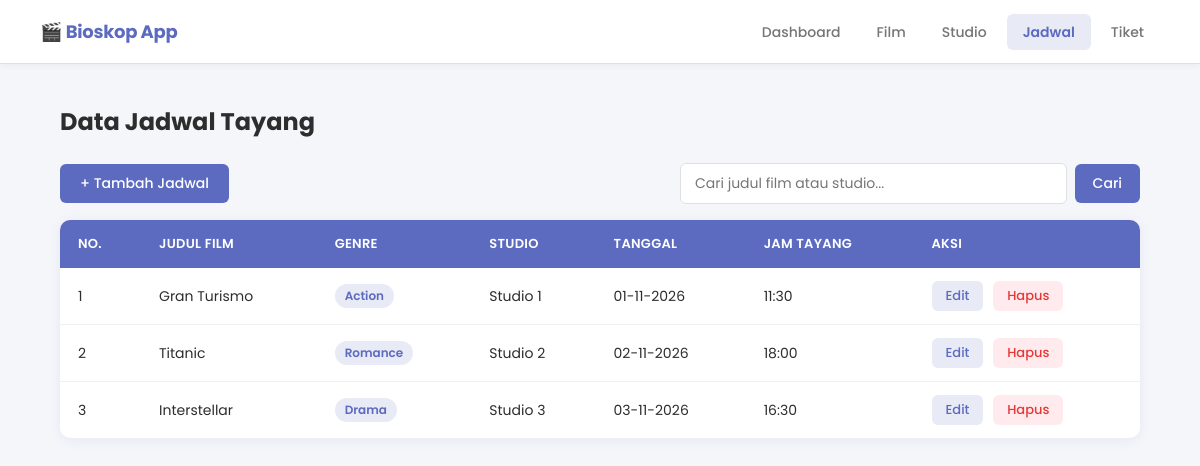
The page /jadwal.php on the database its author committed.
### tables this page shows
CREATE TABLE `jadwal` (
  `id_jadwal` int(11) NOT NULL,
  `id_film` int(11) DEFAULT NULL,
  `id_studio` int(11) DEFAULT NULL,
  `tanggal` date DEFAULT NULL,
  `jam_tayang` time DEFAULT NULL
);

CREATE TABLE `film` (
  `id_film` int(11) NOT NULL,
  `judul` varchar(75) DEFAULT NULL,
  `genre` enum('Action','Comedy','Romance','Horror','Drama','Animation') DEFAULT NULL,
  `durasi` int(11) DEFAULT NULL,
  `poster` varchar(255) DEFAULT NULL
);

CREATE TABLE `studio` (
  `id_studio` int(11) NOT NULL,
  `nama_studio` varchar(50) DEFAULT NULL,
  `kapasitas` int(11) DEFAULT NULL
);

### jadwal.php (the view, shortened to what this page needs)
<?php
include "koneksi.php";
$search = isset($_GET['search']) ? mysqli_real_escape_string($koneksi, $_GET['search']) : '';
if ($search) {
    $query = mysqli_query($koneksi, "
        SELECT j.*, f.judul, f.genre, s.nama_studio
        FROM jadwal j
        JOIN film f ON j.id_film = f.id_film
        JOIN studio s ON j.id_studio = s.id_studio
        WHERE f.judul LIKE '%$search%' OR s.nama_studio LIKE '%$search%'
        ORDER BY j.tanggal ASC, j.jam_tayang ASC
    ");
} else {
    $query = mysqli_query($koneksi, "
        SELECT j.*, f.judul, f.genre, s.nama_studio
        FROM jadwal j
        JOIN film f ON j.id_film = f.id_film
        JOIN studio s ON j.id_studio = s.id_studio
        ORDER BY j.tanggal ASC, j.jam_tayang ASC
    ");
}
?>
<!DOCTYPE html>
<html lang="id">
<head>
    <link rel="stylesheet" href="style.css">
</head>
<body>
    <?php include "navbar.php"; ?>
    <div class="container">
        <h1>Data Jadwal Tayang</h1>
        <div class="toolbar">
            <a href="add_jadwal.php">+ Tambah Jadwal</a>
            <form method="GET" action="jadwal.php" class="search-form">
                <input type="text" name="search" placeholder="Cari judul film atau studio..." value="<?= htmlspecialchars($search) ?>">
                <button type="submit" class="btn-search">Cari</button>
            </form>
        </div>
        <table>
            <tr>
                <th>No.</th>
                <th>Judul Film</th>
                <th>Genre</th>
                <th>Studio</th>
                <th>Tanggal</th>
                <th>Jam Tayang</th>
                <th>Aksi</th>
            </tr>
            <?php
            $no = 1;
            if (mysqli_num_rows($query) == 0): ?>
            <tr><td colspan="7" style="text-align:center; color:#888;">Tidak ada data ditemukan.</td></tr>
            <?php else:
            while ($row = mysqli_fetch_assoc($query)) : ?>
            <tr>
                <td><?= $no++ ?></td>
                <td><?= htmlspecialchars($row['judul']) ?></td>
                <td><span class="badge"><?= htmlspecialchars($row['genre']) ?></span></td>
                <td><?= htmlspecialchars($row['nama_studio']) ?></td>
                <td><?= date('d-m-Y', strtotime($row['tanggal'])) ?></td>
                <td><?= substr($row['jam_tayang'], 0, 5) ?></td>
                <td>
                    <a href="edit_jadwal.php?id_jadwal=<?= $row['id_jadwal'] ?>">Edit</a>
                    <a href="action_jadwal.php?id_jadwal=<?= $row['id_jadwal'] ?>" class="btn-delete" onclick="return confirm('Hapus jadwal ini?')">Hapus</a>
                </td>
            </tr>
            <?php endwhile; endif; ?>
        </table>
    </div>
</body>
</html>

### style.css (style rules this page uses)
* { margin: 0; padding: 0; box-sizing: border-box; font-family: "Poppins", sans-serif; }
:root { --primary: #5C6BC0; --primary-dark:#3949AB; --primary-soft:#E8EAF6; --danger: #E53935; --danger-soft: #FFEBEE; --success: #43A047; --success-soft:#E8F5E9; --warning: #FB8C00; --warning-soft:#FFF3E0; --info: #039BE5; --info-soft: #E1F5FE; --text-main: #2D2D2D; --text-muted: #757575; --border: #E0E0E0; --bg: #F5F6FA; --white: #FFFFFF; --shadow: 0 2px 12px rgba(92,107,192,0.10); --radius: 10px; --radius-sm: 6px; }
body { background: var(--bg); color: var(--text-main); }
.container { width: 90%; max-width: 1200px; margin: 40px auto 60px; }
h1 { font-size: 24px; font-weight: 700; color: var(--text-main); margin-bottom: 24px; }
.toolbar { display: flex; align-items: center; justify-content: space-between; gap: 16px; margin-bottom: 16px; flex-wrap: wrap; }
.toolbar > a { background: var(--primary); color: var(--white); padding: 9px 20px; border-radius: var(--radius-sm); text-decoration: none; font-size: 14px; font-weight: 500; white-space: nowrap; transition: background 0.15s; }
.search-form { display: flex; align-items: center; gap: 8px; flex: 1; max-width: 460px; }
.search-form input { flex: 1; padding: 9px 14px; border: 1px solid var(--border); border-radius: var(--radius-sm); font-size: 14px; outline: none; background: var(--white); color: var(--text-main); transition: border-color 0.15s, box-shadow 0.15s; margin: 0; width: auto; }
.btn-search { padding: 9px 18px; background: var(--primary); color: var(--white); border: none; border-radius: var(--radius-sm); font-size: 14px; font-weight: 500; cursor: pointer; white-space: nowrap; transition: background 0.15s; }
table { width: 100%; border-collapse: collapse; background: var(--white); border-radius: var(--radius); overflow: hidden; box-shadow: var(--shadow); margin-top: 8px; }
th { background: var(--primary); color: var(--white); padding: 14px 18px; text-align: left; font-size: 13px; font-weight: 600; letter-spacing: 0.3px; text-transform: uppercase; }
td { padding: 13px 18px; font-size: 14px; border-bottom: 1px solid #F0F0F0; color: var(--text-main); vertical-align: middle; }
tr:last-child td { border-bottom: none; }
.badge { display: inline-block; padding: 3px 10px; border-radius: 20px; font-size: 12px; font-weight: 600; background: var(--primary-soft); color: var(--primary); }
td a { display: inline-block; padding: 5px 14px; border-radius: var(--radius-sm); text-decoration: none; font-size: 13px; font-weight: 500; background: var(--primary-soft); color: var(--primary); margin-right: 6px; transition: background 0.15s, color 0.15s; }
td a.btn-delete { background: var(--danger-soft); color: var(--danger); margin-right: 0; }
input, select, textarea { width: 100%; margin: 8px 0; padding: 11px 14px; border: 1px solid var(--border); outline: none; border-radius: var(--radius-sm); font-size: 15px; font-family: "Poppins", sans-serif; color: var(--text-main); background: var(--white); transition: border-color 0.15s, box-shadow 0.15s; }

### rows shown on the page
jadwal: id_film.judul "Gran Turismo", id_film.genre "Action", id_studio.nama_studio "Studio 1", tanggal "01-11-2026", jam_tayang "11:30"
jadwal: id_film.judul "Titanic", id_film.genre "Romance", id_studio.nama_studio "Studio 2", tanggal "02-11-2026", jam_tayang "18:00"
jadwal: id_film.judul "Interstellar", id_film.genre "Drama", id_studio.nama_studio "Studio 3", tanggal "03-11-2026", jam_tayang "16:30"
